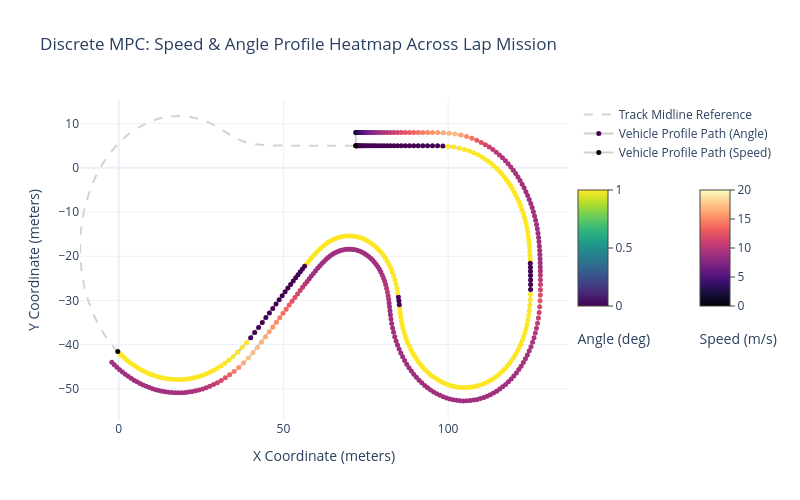

The notebook cell saved with this chart:
### Code cell
# %%
import numpy as np
import pandas as pd
import cvxpy as cp
from scipy.spatial import KDTree
from scipy.interpolate import interp1d
import plotly.graph_objects as go
from Functions.Utils import *
from Functions.Graphs import *

def RaceTrackOffset(x, y, d=2.0):
    """
    Gera uma nova pista paralela onde cada ponto (x2, y2) dista exatamente
    'd' metros do ponto correspondente (x, y) original.
    """
    x = np.asarray(x, dtype=float)
    y = np.asarray(y, dtype=float)
    n = len(x)
    
    nx = np.zeros(n)
    ny = np.zeros(n)
    
    for i in range(n):
        if i == 0:
            tx = x[1] - x[0]
            ty = y[1] - y[0]
        elif i == n - 1:
            tx = x[n-1] - x[n-2]
            ty = y[n-1] - y[n-2]
        else:
            tx = x[i+1] - x[i-1]
            ty = y[i+1] - y[i-1]
            
        norma = np.sqrt(tx**2 + ty**2)
        if norma == 0:
            norma = 1e-6
            
        tx /= norma
        ty /= norma
        
        nx[i] = -ty
        ny[i] = tx
        
    x_history2 = x + d * nx
    y_history2 = y + d * ny
    
    return x_history2, y_history2

# %% [markdown]
# 1. LOAD RACETRACK DATA & SPATIAL PARAMETRIZATION

# %%
size = 1
path = r'DyntheticDataset\RaceTrack4.csv'
df = pd.read_csv(path)
x_mid = df['x_coords'].values[:] * size
y_mid = df['y_coords'].values[:] * size

dt = 0.1  # Control & Simulation evaluation step size (100ms)

if not np.allclose([x_mid[0], y_mid[0]], [x_mid[-1], y_mid[-1]]):
    x_mid = np.append(x_mid, x_mid[0])
    y_mid = np.append(y_mid, y_mid[0])

track_points = np.vstack((x_mid, y_mid)).T
track_tree = KDTree(track_points)

dx = np.diff(x_mid)
dy = np.diff(y_mid)
segment_lengths = np.sqrt(dx**2 + dy**2)
s_coor = np.insert(np.cumsum(segment_lengths), 0, 0.0)
track_length = s_coor[-1]

get_x_at_s = interp1d(s_coor, x_mid, kind='linear', bounds_error=False, fill_value="extrapolate")
get_y_at_s = interp1d(s_coor, y_mid, kind='linear', bounds_error=False, fill_value="extrapolate")

# %% [markdown]
# 2. MPC CONFIGURATION PARAMETERS & LINEARIZATION ENGINE

# %%
n_horizon = 3
l = 2.5  # Wheelbase

# Actuation and state bounds
max_acc = 5.0
min_acc = -10.0
max_steer = np.deg2rad(30)
max_vel = 20.0
min_vel = 0.0

def get_linearized_dynamics(x_bar, u_bar, dt, l):
    """
    Returns the linearized state-space matrices A and B, plus the constant affine term C
    such that: X_{k+1} = A*X_k + B*U_k + C
    """
    x, y, v, psi = x_bar
    a, delta = u_bar
    
    # Use a tiny virtual velocity if stopped to keep gradients alive
    v_lin = max(v, 1.0) 
    
    beta = np.arctan(0.5 * np.tan(delta))
    cos_angle = np.cos(psi + beta)
    sin_angle = np.sin(psi + beta)
    
    dbeta_ddelta = 0.5 * (1 + np.tan(delta)**2) / (1 + (0.5 * np.tan(delta))**2)
    
    # State transition matrix (A)
    A = np.eye(4)
    A[0, 2] = dt * cos_angle
    A[0, 3] = -dt * v_lin * sin_angle
    A[1, 2] = dt * sin_angle
    A[1, 3] = dt * v_lin * cos_angle
    A[3, 2] = dt * np.sin(beta) / l
    
    # Input matrix (B)
    B = np.zeros((4, 2))
    B[2, 0] = dt  
    B[0, 1] = -dt * v_lin * sin_angle * dbeta_ddelta
    B[1, 1] = dt * v_lin * cos_angle * dbeta_ddelta
    B[3, 1] = dt * (v_lin / l) * np.cos(beta) * dbeta_ddelta
    
    # Evaluate non-linear dynamics using the uniform linearization velocity projection
    f_bar = np.array([
        x + dt * v_lin * cos_angle,
        y + dt * v_lin * sin_angle,
        v_lin + dt * a,
        psi + dt * (v_lin / l) * np.sin(beta)
    ])
    
    # Affine adjustment vector (C)
    C = f_bar - A @ np.array([x, y, v_lin, psi]) - B @ u_bar
    return A, B, C

# MOSEK Solver Configurations
mosek_params = {
    "mosek.iparam.log": 0,
    "mosek.iparam.print_param": 0
}

# %% [markdown]
# 3. CLOSED-LOOP SIMULATION LOOP

# %%
s_total_traveled = 0.0
last_current_idx = 0

x0_start = np.array([x_mid[0], y_mid[0], 0.0, 0.0])
x_current = x0_start.copy()
current_time = 0.0

t_history = [current_time]
x_history = [x_current[0]]
y_history = [x_current[1]]
v_history = [x_current[2]]
acc_history = [0.0]
delta_history = [0.0]
psi_history = [0.0]
turning = []
sim_steps = 250

# Start with a tiny kickstart acceleration nudge to initialize state dynamics cleanly
last_u_control = np.array([1.0, 0.0])

for step in range(sim_steps):
    if step % 50 == 0: 
        print(f'step: {step} | Current Speed: {x_current[2]:.2f} m/s')
        
    _, current_idx = track_tree.query([x_current[0], x_current[1]])
    
    idx_diff = current_idx - last_current_idx
    if idx_diff < -len(x_mid)/2: 
        idx_diff += len(x_mid)
    elif idx_diff > len(x_mid)/2:
        idx_diff -= len(x_mid)
        
    if idx_diff > 0:
        s_total_traveled += np.sum(segment_lengths[last_current_idx:current_idx])
    last_current_idx = current_idx

    # Generate Time-Varying Horizon Reference Profiles
    s_projected = s_coor[current_idx]
    x_ref_horizon = np.zeros(n_horizon)
    y_ref_horizon = np.zeros(n_horizon)
    v_ref_horizon = np.zeros(n_horizon)

    is_turning_sharp = (abs(last_u_control[1]) >= np.deg2rad(5))

    for k in range(n_horizon):
        s_projected += max(x_current[2], 1.5) * dt 
        s_wrapped = s_projected % track_length
        
        x_ref_horizon[k] = get_x_at_s(s_wrapped)
        y_ref_horizon[k] = get_y_at_s(s_wrapped)
        
        if s_total_traveled >= track_length * 1.8:
            v_ref_horizon[k] = 0.0
        elif is_turning_sharp:
            v_ref_horizon[k] = 9.0
        else:
            v_ref_horizon[k] = 18.0

    # Linearize system matrices along current state constraints
    A, B, C = get_linearized_dynamics(x_current, last_u_control, dt, l)

    # Initialize CVXPY tracking variables
    X_cvx = cp.Variable((4, n_horizon + 1))
    U_cvx = cp.Variable((2, n_horizon))

    cost = 0
    constraints = [X_cvx[:, 0] == x_current]

    for k in range(n_horizon):
        constraints += [X_cvx[:, k+1] == A @ X_cvx[:, k] + B @ U_cvx[:, k] + C]
        
        # State & Control Bounds
        constraints += [X_cvx[2, k] >= min_vel, X_cvx[2, k] <= max_vel]
        constraints += [U_cvx[0, k] >= min_acc, U_cvx[0, k] <= max_acc]
        constraints += [U_cvx[1, k] >= -max_steer, U_cvx[1, k] <= max_steer]

        # Stage cost tracking metrics
        cost += cp.square(X_cvx[0, k] - x_ref_horizon[k])
        cost += cp.square(X_cvx[1, k] - y_ref_horizon[k])
        cost += 5.0 * cp.square(X_cvx[2, k] - v_ref_horizon[k])
        cost += 0.5 * cp.square(U_cvx[0, k]) + 0.5 * cp.square(U_cvx[1, k])

    # Terminal state evaluation cost setup
    cost += cp.square(X_cvx[0, n_horizon] - x_ref_horizon[-1])
    cost += cp.square(X_cvx[1, n_horizon] - y_ref_horizon[-1])
    cost += 5.0 * cp.square(X_cvx[2, n_horizon] - v_ref_horizon[-1])

    prob = cp.Problem(cp.Minimize(cost), constraints)
    
    # Robust execution block with automatic fallback
    try:
        prob.solve(solver=cp.MOSEK, mosek_params=mosek_params)
        if prob.status not in ["optimal", "optimal_inaccurate"] or U_cvx[:, 0].value is None:
            raise cp.SolverError("MOSEK issue detected.")
        u_control = U_cvx[:, 0].value
    except (cp.SolverError, Exception):
        # Automatic fallback to OSQP if MOSEK fails or has no valid license
        try:
            prob.solve(solver=cp.OSQP, verbose=False)
            u_control = U_cvx[:, 0].value if U_cvx[:, 0].value is None else U_cvx[:, 0].value
        except:
            u_control = last_u_control

    last_u_control = u_control

    # Exact Nonlinear Plant Simulator Execution Step (Forward Euler)
    beta_sim = np.arctan(0.5 * np.tan(u_control[1]))
    x_next = x_current[0] + dt * (x_current[2] * np.cos(x_current[3] + beta_sim))
    y_next = x_current[1] + dt * (x_current[2] * np.sin(x_current[3] + beta_sim))
    v_next = x_current[2] + dt * u_control[0]
    psi_next = x_current[3] + dt * ((x_current[2] / l) * np.sin(beta_sim))

    is_turning_sharp = (u_control[1] >= np.deg2rad(5)) or (u_control[1] <= -np.deg2rad(5))
    turning.append(is_turning_sharp)
    
    x_current = np.array([x_next, y_next, v_next, psi_next])
    current_time += dt

    t_history.append(current_time)
    x_history.append(x_current[0])
    y_history.append(x_current[1])
    v_history.append(x_current[2])
    acc_history.append(u_control[0])
    psi_history.append(x_current[3])
    delta_history.append(u_control[1])

    if s_total_traveled >= track_length and x_current[2] < 0.05:
        print(f"Simulation completed! Lap finished at step {step}.")
        break

# Parse history structures
t_history = np.array(t_history)
x_history = np.array(x_history)
y_history = np.array(y_history)
v_history = np.array(v_history)
acc_history = np.array(acc_history)
delta_history = np.rad2deg(np.array(delta_history))
psi_history = np.rad2deg(np.array(psi_history))
turning = np.array([1 if t else 0 for t in turning])

x_history2, y_history2 = RaceTrackOffset(x_history, y_history, 3)

# %% [markdown]
# 4. PLOT RESULTS
# %%
PlotMPCTracksPLY(x_history, y_history, x_history2, y_history2,
                  turning, v_history, x_mid=x_mid, y_mid=y_mid)

### Figure 1 — Plotly figure (JSON) as saved in the notebook; plotly's stock layout.template omitted (floating-point values rounded to 4 significant figures; data arrays with more than 128 entries replaced by an {"elided": "..."} marker saying what was removed)
{"data": [{"line": {"color": "lightgray", "dash": "dash", "width": 2}, "mode": "lines", "name": "Track Midline Reference", "type": "scatter", "x": {"elided": "5000 float values"}, "y": {"elided": "5000 float values"}}, {"hoverinfo": "text+x+y", "line": {"color": "rgba(100,100,100,0.3)", "width": 2}, "marker": {"cmax": 1, "cmin": 0, "color": {"elided": "250 int values"}, "colorbar": {"len": 0.5, "ticks": "outside", "title": {"side": "bottom", "text": "Angle (deg)"}, "x": 1, "y": 0.5, "yanchor": "middle"}, "colorscale": [[0, "#440154"], [0.1111, "#482878"], [0.2222, "#3e4989"], [0.3333, "#31688e"], [0.4444, "#26828e"], [0.5556, "#1f9e89"], [0.6667, "#35b779"], [0.7778, "#6ece58"], [0.8889, "#b5de2b"], [1, "#fde725"]], "showscale": true, "size": 5}, "mode": "lines+markers", "name": "Vehicle Profile Path (Angle)", "text": {"elided": "250 str values"}, "type": "scatter", "x": {"elided": "251 float values"}, "y": {"elided": "251 float values"}}, {"hoverinfo": "text+x+y", "line": {"color": "rgba(100,100,100,0.3)", "width": 2}, "marker": {"cmax": 20, "cmin": 0, "color": {"elided": "251 float values"}, "colorbar": {"len": 0.5, "ticks": "outside", "title": {"side": "bottom", "text": "Speed (m/s)"}, "x": 1.25, "y": 0.5, "yanchor": "middle"}, "colorscale": [[0, "#000004"], [0.1111, "#180f3d"], [0.2222, "#440f76"], [0.3333, "#721f81"], [0.4444, "#9e2f7f"], [0.5556, "#cd4071"], [0.6667, "#f1605d"], [0.7778, "#fd9668"], [0.8889, "#feca8d"], [1, "#fcfdbf"]], "showscale": true, "size": 5}, "mode": "lines+markers", "name": "Vehicle Profile Path (Speed)", "text": {"elided": "250 str values"}, "type": "scatter", "x": {"elided": "251 float values"}, "y": {"elided": "251 float values"}}], "layout": {"height": 500, "legend": {"x": 1.02, "xanchor": "left", "y": 1, "yanchor": "top"}, "showlegend": true, "title": {"text": "Discrete MPC: Speed & Angle Profile Heatmap Across Lap Mission"}, "width": 800, "xaxis": {"title": {"text": "X Coordinate (meters)"}}, "yaxis": {"title": {"text": "Y Coordinate (meters)"}}}}
